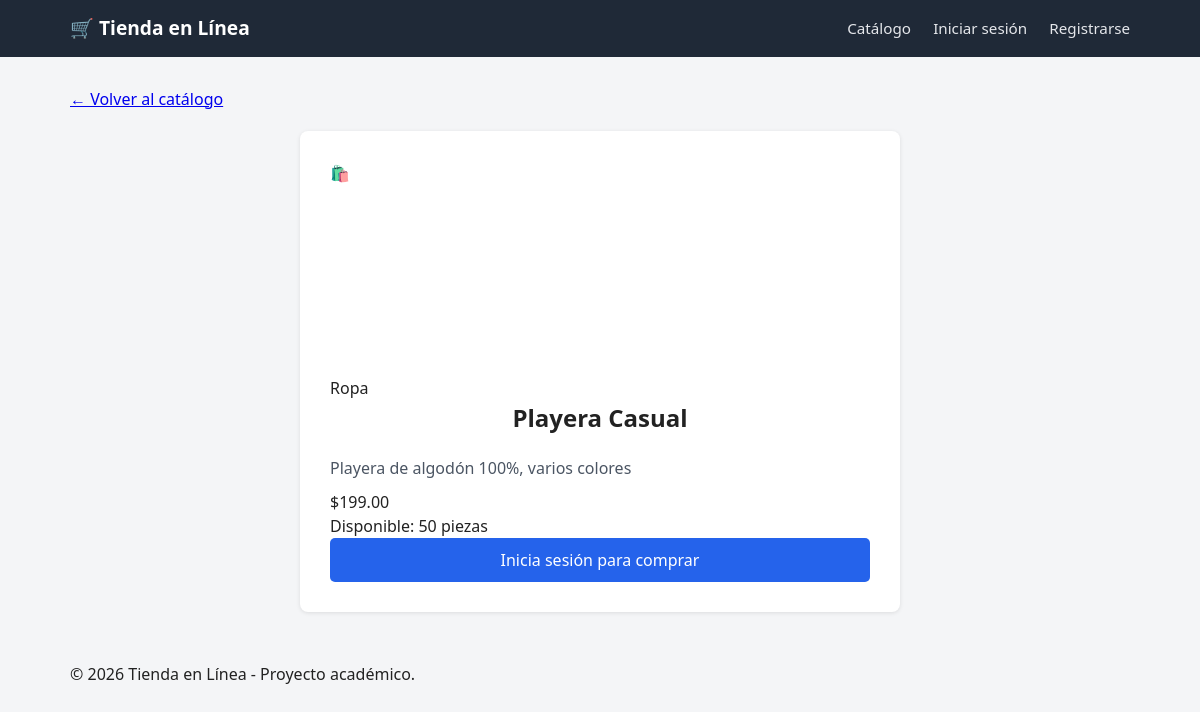
The page /product.php?id=4 on the database its author committed.
### tables this page shows
CREATE TABLE productos (
    id              INT AUTO_INCREMENT PRIMARY KEY,
    nombre          VARCHAR(150) NOT NULL,
    descripcion     TEXT,
    precio          DECIMAL(10,2) NOT NULL,
    stock           INT NOT NULL DEFAULT 0,
    categoria_id    INT,
    imagen_url      VARCHAR(255),
    fecha_creacion  DATETIME DEFAULT CURRENT_TIMESTAMP,
    CONSTRAINT fk_producto_categoria
        FOREIGN KEY (categoria_id) REFERENCES categorias(id) ON DELETE SET NULL
);

CREATE TABLE categorias (
    id          INT AUTO_INCREMENT PRIMARY KEY,
    nombre      VARCHAR(100) NOT NULL,
    descripcion VARCHAR(255)
);

### product.php (the view, shortened to what this page needs)
<?php
require_once 'config/db.php';
$id = (int) ($_GET['id'] ?? 0);
$stmt = $pdo->prepare('SELECT p.*, c.nombre AS categoria_nombre FROM productos p
                        LEFT JOIN categorias c ON p.categoria_id = c.id WHERE p.id = ?');
$stmt->execute([$id]);
$producto = $stmt->fetch();
include 'includes/header.php';
?>
<a href="index.php">&larr; Volver al catálogo</a>
<div class="tarjeta-formulario" style="max-width:600px;">
    <div class="img-placeholder" style="height:200px; border-radius:8px; margin-bottom:15px;">🛍️</div>
    <span class="categoria"><?php echo htmlspecialchars($producto['categoria_nombre'] ?? 'Sin categoría'); ?></span>
    <h2><?php echo htmlspecialchars($producto['nombre']); ?></h2>
    <p style="margin:10px 0; color:#4b5563;"><?php echo htmlspecialchars($producto['descripcion']); ?></p>
    <p class="precio">$<?php echo number_format($producto['precio'], 2); ?></p>
    <?php if ($producto['stock'] > 0): ?>
        <p class="stock">Disponible: <?php echo $producto['stock']; ?> piezas</p>
        <?php if (isset($_SESSION['usuario_id'])): ?>
            <form method="POST" action="cart_action.php">
                <input type="hidden" name="accion" value="agregar">
                <input type="hidden" name="producto_id" value="<?php echo $producto['id']; ?>">
                <div class="campo">
                    <label for="cantidad">Cantidad</label>
                    <input type="number" id="cantidad" name="cantidad" value="1" min="1" max="<?php echo $producto['stock']; ?>">
                </div>
                <button type="submit" class="boton boton-ancho">Agregar al carrito</button>
            </form>
        <?php else: ?>
            <a href="login.php" class="boton boton-ancho">Inicia sesión para comprar</a>
        <?php endif; ?>
    <?php else: ?>
        <p class="stock agotado">Producto agotado</p>
    <?php endif; ?>
</div>
<?php include 'includes/footer.php'; ?>

### assets/css/style.css (style rules this page uses)
* { box-sizing: border-box; margin: 0; padding: 0; }
body { font-family: 'Segoe UI', Arial, sans-serif; background-color: #f4f5f7; color: #222; line-height: 1.5; }
.tarjeta-formulario { background: #fff; max-width: 420px; margin: 20px auto; padding: 30px; border-radius: 8px; box-shadow: 0 1px 4px rgba(0,0,0,0.1); }
.tarjeta-formulario h2 { margin-bottom: 20px; text-align: center; }
.boton { display: inline-block; background-color: #2563eb; color: #fff; border: none; padding: 10px 20px; border-radius: 5px; font-size: 1em; cursor: pointer; text-decoration: none; text-align: center; }
.boton-ancho { width: 100%; }

### rows shown on the page
productos: categoria.nombre "Ropa", nombre "Playera Casual", descripcion "Playera de algodón 100%, varios colores", precio "199.00", stock "50"
